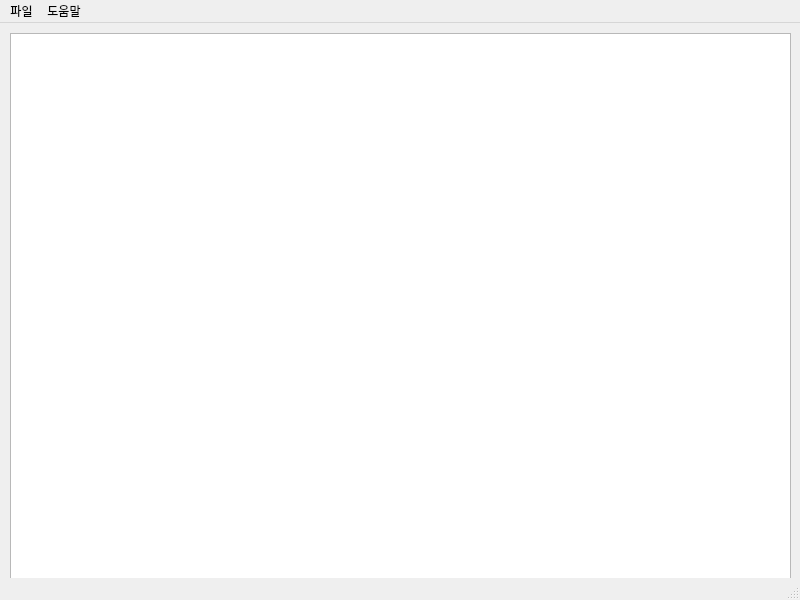
<?xml version="1.0" encoding="UTF-8"?>
<ui version="4.0">
 <class>MainWindow</class>
 <widget class="QMainWindow" name="MainWindow">
  <property name="geometry">
   <rect>
    <x>0</x>
    <y>0</y>
    <width>800</width>
    <height>600</height>
   </rect>
  </property>
  <property name="windowTitle">
   <string>MainWindow</string>
  </property>
  <widget class="QWidget" name="centralwidget">
   <widget class="QTextEdit" name="memo">
    <property name="geometry">
     <rect>
      <x>10</x>
      <y>10</y>
      <width>781</width>
      <height>551</height>
     </rect>
    </property>
   </widget>
  </widget>
  <widget class="QMenuBar" name="menubar">
   <property name="geometry">
    <rect>
     <x>0</x>
     <y>0</y>
     <width>800</width>
     <height>21</height>
    </rect>
   </property>
   <widget class="QMenu" name="menu_File">
    <property name="title">
     <string>파일</string>
    </property>
    <addaction name="action_newfile"/>
    <addaction name="action_save"/>
    <addaction name="action_newsave"/>
    <addaction name="action_close"/>
   </widget>
   <widget class="QMenu" name="menuHelp">
    <property name="title">
     <string>도움말</string>
    </property>
    <addaction name="action_about"/>
   </widget>
   <addaction name="menu_File"/>
   <addaction name="menuHelp"/>
  </widget>
  <widget class="QStatusBar" name="statusbar"/>
  <action name="action_newfile">
   <property name="text">
    <string>열기</string>
   </property>
  </action>
  <action name="action_save">
   <property name="text">
    <string>저장</string>
   </property>
   <property name="shortcut">
    <string>Ctrl+S</string>
   </property>
  </action>
  <action name="action_close">
   <property name="text">
    <string>닫기</string>
   </property>
  </action>
  <action name="action_about">
   <property name="text">
    <string>이 파일은 간단한 메모장입니다....</string>
   </property>
  </action>
  <action name="action_newsave">
   <property name="text">
    <string>다른 이름으로 저장</string>
   </property>
  </action>
 </widget>
 <resources/>
 <connections/>
</ui>
